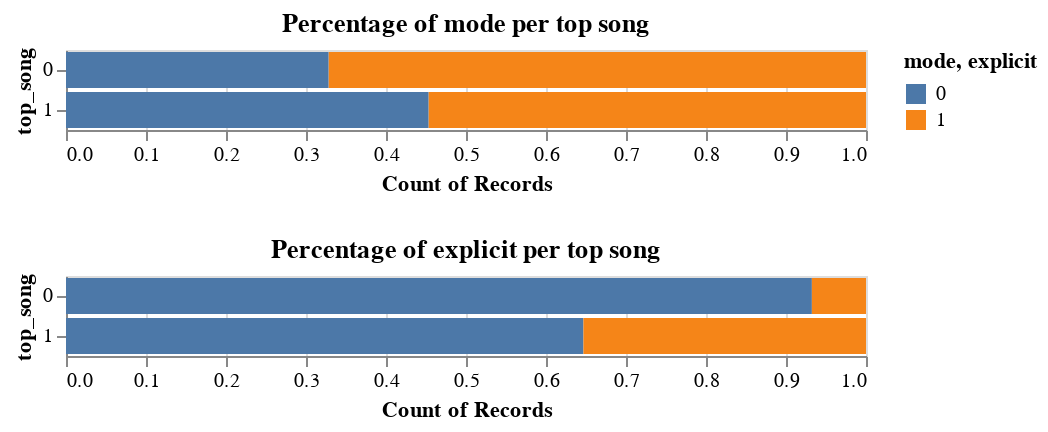

The code cell stored with this chart in its notebook:
### Markdown cell above
Top song classification analysis

### Code cell
# Stacked bar plots for categories mode and explicit in relation to top songs
mode = alt.Chart(df_merged).mark_bar().encode(
    x=alt.X('count(mode)', stack="normalize"),
    y='top_song',
    color='mode'
)
mode.title = 'Percentage of mode per top song'

explicit = alt.Chart(df_merged).mark_bar().encode(
    x=alt.X('count(explicit)', stack="normalize"),
    y='top_song',
    color='explicit'
)
explicit.title = 'Percentage of explicit per top song'

chart = alt.vconcat(mode, explicit)

chart

### Figure 1 — Vega specification as saved in the notebook (floating-point values rounded to 4 significant figures)
{"$schema": "https://vega.github.io/schema/vega/v5.json", "data": [{"name": "source_0"}, {"name": "data_0", "values": [{"__count_end": 1.0, "__count_start": 0.3282, "mode": 1, "top_song": 0}, {"__count_end": 0.3282, "__count_start": 0.0, "mode": 0, "top_song": 0}, {"__count_end": 1.0, "__count_start": 0.4531, "mode": 1, "top_song": 1}, {"__count_end": 0.4531, "__count_start": 0.0, "mode": 0, "top_song": 1}]}, {"name": "data_1", "values": [{"__count_end": 0.9324, "__count_start": 0.0, "explicit": 0, "top_song": 0}, {"__count_end": 1.0, "__count_start": 0.9324, "explicit": 1, "top_song": 0}, {"__count_end": 0.6468, "__count_start": 0.0, "explicit": 0, "top_song": 1}, {"__count_end": 1.0, "__count_start": 0.6468, "explicit": 1, "top_song": 1}]}, {"name": "data_0_color_domain_mode_0", "values": [{"mode": 1}, {"mode": 0}]}, {"name": "data_1_color_domain_explicit_1", "values": [{"explicit": 0}, {"explicit": 1}]}, {"name": "data_0_concat_0_y_domain_top_song", "values": [{"top_song": 0}, {"top_song": 1}]}, {"name": "data_1_concat_1_y_domain_top_song", "values": [{"top_song": 0}, {"top_song": 1}]}], "signals": [{"name": "concat_0_y_step", "value": 20}, {"name": "concat_0_height", "update": "bandspace(domain('concat_0_y').length, 0.1, 0.05) * concat_0_y_step"}, {"name": "concat_1_y_step", "value": 20}, {"name": "concat_1_height", "update": "bandspace(domain('concat_1_y').length, 0.1, 0.05) * concat_1_y_step"}], "marks": [{"type": "group", "name": "concat_0_group", "encode": {"update": {"width": {"signal": "width"}, "height": {"signal": "concat_0_height"}}}, "marks": [{"type": "rect", "name": "concat_0_marks", "from": {"data": "data_0"}, "encode": {"update": {"description": {"signal": "\"mode: \" + (isValid(datum[\"mode\"]) ? datum[\"mode\"] : \"\"+datum[\"mode\"]) + \"; Count of Records: \" + (format(datum[\"__count_end\"]-datum[\"__count_start\"], \"\")) + \"; top_song: \" + (isValid(datum[\"top_song\"]) ? datum[\"top_song\"] : \"\"+datum[\"top_song\"])"}, "fill": {"field": "mode", "scale": "color"}, "ariaRoleDescription": {"value": "bar"}, "x": {"field": "__count_end", "scale": "concat_0_x"}, "x2": {"field": "__count_start", "scale": "concat_0_x"}, "y": {"field": "top_song", "scale": "concat_0_y"}, "height": {"scale": "concat_0_y", "band": 1}}}, "style": ["bar"]}], "axes": [{"scale": "concat_0_x", "aria": false, "maxExtent": 0, "labels": false, "tickCount": {"signal": "ceil(width/40)"}, "domain": false, "orient": "bottom", "grid": true, "ticks": false, "minExtent": 0, "zindex": 0, "gridScale": "concat_0_y"}, {"scale": "concat_0_x", "labelOverlap": true, "labelFlush": true, "tickCount": {"signal": "ceil(width/40)"}, "zindex": 0, "orient": "bottom", "title": "Count of Records", "grid": false}, {"scale": "concat_0_y", "title": "top_song", "orient": "left", "zindex": 0, "grid": false}], "title": {"text": "Percentage of mode per top song", "frame": "group"}, "style": "cell"}, {"type": "group", "name": "concat_1_group", "encode": {"update": {"width": {"signal": "width"}, "height": {"signal": "concat_1_height"}}}, "marks": [{"type": "rect", "name": "concat_1_marks", "from": {"data": "data_1"}, "encode": {"update": {"y": {"field": "top_song", "scale": "concat_1_y"}, "height": {"scale": "concat_1_y", "band": 1}, "x2": {"field": "__count_start", "scale": "concat_1_x"}, "ariaRoleDescription": {"value": "bar"}, "description": {"signal": "\"explicit: \" + (isValid(datum[\"explicit\"]) ? datum[\"explicit\"] : \"\"+datum[\"explicit\"]) + \"; Count of Records: \" + (format(datum[\"__count_end\"]-datum[\"__count_start\"], \"\")) + \"; top_song: \" + (isValid(datum[\"top_song\"]) ? datum[\"top_song\"] : \"\"+datum[\"top_song\"])"}, "fill": {"field": "explicit", "scale": "color"}, "x": {"field": "__count_end", "scale": "concat_1_x"}}}, "style": ["bar"]}], "axes": [{"scale": "concat_1_x", "labels": false, "gridScale": "concat_1_y", "aria": false, "minExtent": 0, "ticks": false, "maxExtent": 0, "orient": "bottom", "grid": true, "domain": false, "tickCount": {"signal": "ceil(width/40)"}, "zindex": 0}, {"scale": "concat_1_x", "labelFlush": true, "tickCount": {"signal": "ceil(width/40)"}, "zindex": 0, "orient": "bottom", "grid": false, "labelOverlap": true, "title": "Count of Records"}, {"scale": "concat_1_y", "title": "top_song", "orient": "left", "grid": false, "zindex": 0}], "title": {"text": "Percentage of explicit per top song", "frame": "group"}, "style": "cell"}], "scales": [{"name": "color", "type": "ordinal", "domain": {"fields": [{"data": "data_0_color_domain_mode_0", "field": "mode"}, {"data": "data_1_color_domain_explicit_1", "field": "explicit"}], "sort": true}, "range": "category"}, {"name": "concat_0_x", "type": "linear", "domain": [0, 1], "range": [0, {"signal": "width"}], "nice": true, "zero": true}, {"name": "concat_0_y", "type": "band", "domain": {"data": "data_0_concat_0_y_domain_top_song", "field": "top_song", "sort": true}, "range": {"step": {"signal": "concat_0_y_step"}}, "paddingInner": 0.1, "paddingOuter": 0.05}, {"name": "concat_1_x", "type": "linear", "domain": [0, 1], "range": [0, {"signal": "width"}], "zero": true, "nice": true}, {"name": "concat_1_y", "type": "band", "domain": {"data": "data_1_concat_1_y_domain_top_song", "field": "top_song", "sort": true}, "range": {"step": {"signal": "concat_1_y_step"}}, "paddingOuter": 0.05, "paddingInner": 0.1}], "background": "white", "padding": 5, "width": 400, "layout": {"padding": 20, "columns": 1, "bounds": "full", "align": "each"}, "legends": [{"fill": "color", "symbolType": "square", "title": "mode, explicit"}]}
